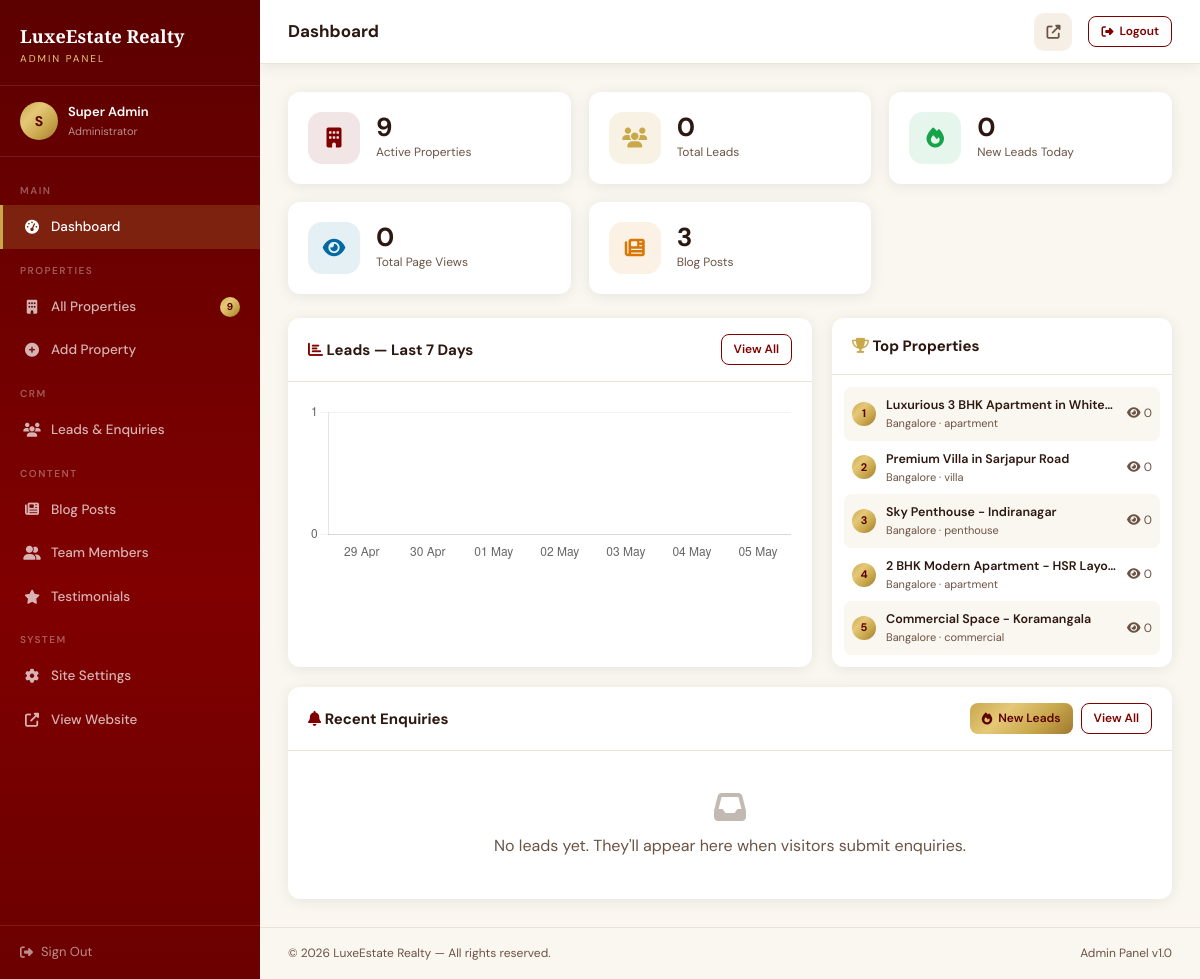
Page /admin/dashboard.php (signed in) on the committed database.
### tables this page shows
CREATE TABLE `properties` (
  `id` int(11) NOT NULL AUTO_INCREMENT,
  `title` varchar(255) NOT NULL,
  `slug` varchar(255) NOT NULL UNIQUE,
  `price` decimal(15,2) NOT NULL DEFAULT 0,
  `price_label` varchar(50) DEFAULT NULL COMMENT 'e.g. Onwards, Negotiable',
  `location` varchar(255) NOT NULL,
  `city` varchar(100) NOT NULL,
  `state` varchar(100) DEFAULT 'Karnataka',
  `pincode` varchar(10) DEFAULT NULL,
  `latitude` decimal(10,8) DEFAULT NULL,
  `longitude` decimal(11,8) DEFAULT NULL,
  `type` enum('apartment','villa','plot','commercial','penthouse','studio','duplex','farmhouse') NOT NULL DEFAULT 'apartment',
  `bhk` tinyint(3) DEFAULT NULL,
  `bathrooms` tinyint(3) DEFAULT NULL,
  `area_sqft` int(11) DEFAULT NULL,
  `area_sqyd` int(11) DEFAULT NULL,
  `floor` tinyint(3) DEFAULT NULL,
  `total_floors` tinyint(3) DEFAULT NULL,
  `parking` tinyint(3) DEFAULT 0,
  `furnishing` enum('furnished','semi-furnished','unfurnished') DEFAULT 'unfurnished',
  `facing` enum('North','South','East','West','North-East','North-West','South-East','South-West') DEFAULT NULL,
  `possession` enum('ready','under-construction','pre-launch') DEFAULT 'ready',
  `possession_date` date DEFAULT NULL,
  `description` longtext NOT NULL,
  `amenities` json DEFAULT NULL,
  `nearby` json DEFAULT NULL COMMENT 'Schools, Hospitals, Metro etc.',
  `rera_number` varchar(100) DEFAULT NULL,
  `builder` varchar(150) DEFAULT NULL,
  `project_name` varchar(150) DEFAULT NULL,
  `video_url` varchar(500) DEFAULT NULL,
  `virtual_tour` varchar(500) DEFAULT NULL,
  `featured` tinyint(1) DEFAULT 0,
  `trending` tinyint(1) DEFAULT 0,
  `status` enum('active','inactive','sold') DEFAULT 'active',
  `meta_title` varchar(255) DEFAULT NULL,
  `meta_description` text DEFAULT NULL,
  `views` int(11) DEFAULT 0,
  `created_at` timestamp NOT NULL DEFAULT CURRENT_TIMESTAMP,
  `updated_at` timestamp NOT NULL DEFAULT CURRENT_TIMESTAMP ON UPDATE CURRENT_TIMESTAMP,
  PRIMARY KEY (`id`),
  KEY `idx_slug` (`slug`),
  KEY `idx_status` (`status`),
  KEY `idx_featured` (`featured`),
  KEY `idx_city` (`city`),
  KEY `idx_type` (`type`)
);

### config/database.php (called while the page is built, shortened)
<?php
class Database {
    private static ?PDO $instance = null;
    public static function getConnection(): PDO {
        if (self::$instance === null) {
            $dsn = "mysql:host=" . DB_HOST . ";dbname=" . DB_NAME . ";charset=" . DB_CHARSET;
            $options = [
                PDO::ATTR_ERRMODE            => PDO::ERRMODE_EXCEPTION,
                PDO::ATTR_DEFAULT_FETCH_MODE => PDO::FETCH_ASSOC,
                PDO::ATTR_EMULATE_PREPARES   => false,
                PDO::MYSQL_ATTR_INIT_COMMAND => "SET NAMES utf8mb4 COLLATE utf8mb4_unicode_ci"
            ];
            try {
                self::$instance = new PDO($dsn, DB_USER, DB_PASS, $options);
            } catch (PDOException $e) {
                error_log("DB Connection failed: " . $e->getMessage());
                die(json_encode(['success' => false, 'message' => 'Database connection error.']));
            }
        }
        return self::$instance;
    }
}
function db(): PDO {
    return Database::getConnection();
}

### functions/functions.php (called while the page is built, shortened)
<?php
require_once __DIR__ . '/../config/database.php';
function getSetting(string $key, string $default = ''): string {
    static $cache = [];
    if (isset($cache[$key])) return $cache[$key];
    $stmt = db()->prepare("SELECT setting_value FROM settings WHERE setting_key = ?");
    $stmt->execute([$key]);
    $row = $stmt->fetch();
    $cache[$key] = $row ? ($row['setting_value'] ?? $default) : $default;
    return $cache[$key];
}
function getAdminStats(): array {
    $pdo = db();
    return [
        'total_properties' => $pdo->query("SELECT COUNT(*) FROM properties WHERE status != 'inactive'")->fetchColumn(),
        'active_properties' => $pdo->query("SELECT COUNT(*) FROM properties WHERE status = 'active'")->fetchColumn(),
        'total_leads' => $pdo->query("SELECT COUNT(*) FROM leads")->fetchColumn(),
        'new_leads' => $pdo->query("SELECT COUNT(*) FROM leads WHERE status = 'new'")->fetchColumn(),
        'hot_leads' => $pdo->query("SELECT COUNT(*) FROM leads WHERE tag = 'hot'")->fetchColumn(),
        'total_blogs' => $pdo->query("SELECT COUNT(*) FROM blogs WHERE status = 'published'")->fetchColumn(),
        'total_enquiries' => $pdo->query("SELECT COUNT(*) FROM leads WHERE DATE(created_at) = CURDATE()")->fetchColumn(),
    ];
}

### admin/dashboard.php (the view, shortened to what this page needs)
<?php
$pageTitle  = 'Dashboard';
$activePage = 'dashboard';
require_once __DIR__ . '/layout-header.php';
$stats      = getAdminStats();
$recentLeads = getRecentLeads(8);
$db          = db();
$chartData = [];
for ($i = 6; $i >= 0; $i--) {
    $date  = date('Y-m-d', strtotime("-$i days"));
    $count = (int)$db->query("SELECT COUNT(*) FROM leads WHERE DATE(created_at)='$date'")->fetchColumn();
    $chartData[] = ['date' => date('d M', strtotime($date)), 'count' => $count];
}
$topProps = $db->query("SELECT title, views, type, city FROM properties WHERE status='active' ORDER BY views DESC LIMIT 5")->fetchAll();
?>
<div class="stats-row">
    <div class="stat-card">
        <div class="stat-card-icon maroon"><i class="fas fa-building"></i></div>
        <div>
            <div class="stat-card-value"><?= number_format($stats['total_properties']) ?></div>
            <div class="stat-card-label">Active Properties</div>
        </div>
    </div>
    <div class="stat-card">
        <div class="stat-card-icon gold"><i class="fas fa-users"></i></div>
        <div>
            <div class="stat-card-value"><?= number_format($stats['total_leads']) ?></div>
            <div class="stat-card-label">Total Leads</div>
        </div>
    </div>
    <div class="stat-card">
        <div class="stat-card-icon green"><i class="fas fa-fire"></i></div>
        <div>
            <div class="stat-card-value"><?= number_format($stats['new_leads']) ?></div>
            <div class="stat-card-label">New Leads Today</div>
        </div>
    </div>
    <div class="stat-card">
        <div class="stat-card-icon blue"><i class="fas fa-eye"></i></div>
        <div>
            <div class="stat-card-value"><?= number_format($stats['total_views'] ?? 0) ?></div>
            <div class="stat-card-label">Total Page Views</div>
        </div>
    </div>
    <div class="stat-card">
        <div class="stat-card-icon orange"><i class="fas fa-newspaper"></i></div>
        <div>
            <div class="stat-card-value"><?= number_format($stats['total_blogs'] ?? 0) ?></div>
            <div class="stat-card-label">Blog Posts</div>
        </div>
    </div>
</div>
<div style="display:grid;grid-template-columns:1fr 340px;gap:20px;margin-bottom:20px" class="dashboard-grid">
    <div class="card">
        <div class="card-header">
            <span class="card-title"><i class="fas fa-chart-bar" style="color:var(--maroon)"></i> Leads — Last 7 Days</span>
            <a href="<?= ADMIN_URL ?>/leads.php" class="btn btn-sm btn-outline">View All</a>
        </div>
        <div class="card-body">
            <canvas id="leadChart" height="100"></canvas>
        </div>
    </div>
    <div class="card">
        <div class="card-header">
            <span class="card-title"><i class="fas fa-trophy" style="color:var(--gold)"></i> Top Properties</span>
        </div>
        <div class="card-body" style="padding:12px">
            <?php foreach ($topProps as $i => $tp): ?>
            <div style="display:flex;align-items:center;gap:10px;padding:8px;border-radius:8px;<?= $i % 2 ? '' : 'background:var(--beige-light)' ?>">
                <div style="width:24px;height:24px;border-radius:50%;background:var(--gold-gradient);display:flex;align-items:center;justify-content:center;font-size:11px;font-weight:700;color:var(--maroon-dark);flex-shrink:0"><?= $i+1 ?></div>
                <div style="flex:1;min-width:0">
                    <div style="font-size:12.5px;font-weight:600;white-space:nowrap;overflow:hidden;text-overflow:ellipsis"><?= htmlspecialchars($tp['title']) ?></div>
                    <div style="font-size:11px;color:var(--text-muted)"><?= htmlspecialchars($tp['city']) ?> · <?= htmlspecialchars($tp['type']) ?></div>
                </div>
                <div style="font-size:12px;color:var(--text-muted);flex-shrink:0"><i class="fas fa-eye"></i> <?= number_format($tp['views']) ?></div>
            </div>
            <?php endforeach; ?>
        </div>
    </div>
</div>
<div class="card">
    <div class="card-header">
        <span class="card-title"><i class="fas fa-bell" style="color:var(--maroon)"></i> Recent Enquiries</span>
        <div style="display:flex;gap:8px">
            <a href="<?= ADMIN_URL ?>/leads.php?status=new" class="btn btn-sm btn-gold">
                <i class="fas fa-fire"></i> New Leads <?php if ($stats['new_leads']): ?>(<?= $stats['new_leads'] ?>)<?php endif; ?>
            </a>
            <a href="<?= ADMIN_URL ?>/leads.php" class="btn btn-sm btn-outline">View All</a>
        </div>
    </div>
    <div class="table-wrap">
        <?php if (empty($recentLeads)): ?>
        <div style="text-align:center;padding:40px;color:var(--text-muted)">
            <i class="fas fa-inbox" style="font-size:32px;margin-bottom:10px;opacity:.4;display:block"></i>
            No leads yet. They'll appear here when visitors submit enquiries.
        </div>
        <?php endif; ?>
    </div>
</div>
<script>
(function() {
    const data = <?= json_encode($chartData) ?>;
    const ctx  = document.getElementById('leadChart')?.getContext('2d');
    if (!ctx) return;
    new Chart(ctx, {
        type: 'bar',
        data: {
            labels: data.map(d => d.date),
            datasets: [{
                label: 'Leads',
                data: data.map(d => d.count),
                backgroundColor: 'rgba(128,0,0,.15)',
                borderColor: '#800000',
                borderWidth: 2,
                borderRadius: 6,
            }]
        },
        options: {
            responsive: true,
            plugins: { legend: { display: false } },
            scales: {
                y: { beginAtZero:true, ticks: { stepSize:1 }, grid: { color:'rgba(0,0,0,.05)' } },
                x: { grid: { display: false } }
            }
        }
    });
})();
</script>
<?php require_once __DIR__ . '/layout-footer.php'; ?>

### admin/layout-header.php (shortened to what this page needs)
<?php
require_once __DIR__ . '/../config/database.php';
require_once __DIR__ . '/../functions/functions.php';
$siteName  = getSetting('site_name', 'LuxeEstate Realty');
$adminName = $_SESSION['admin_name'] ?? 'Admin';
$db = db();
$totalProps    = (int)$db->query("SELECT COUNT(*) FROM properties WHERE status='active'")->fetchColumn();
?>
<!DOCTYPE html>
<html lang="en">
<head>
<link rel="stylesheet" href="https://cdnjs.cloudflare.com/ajax/libs/font-awesome/6.5.0/css/all.min.css">
</head>
<body>
<div class="admin-layout">
    <aside class="admin-sidebar" id="adminSidebar">
        <div class="sidebar-brand">
            <div>
                <div class="sidebar-brand-text"><?= htmlspecialchars($siteName) ?></div>
                <div class="sidebar-brand-sub">Admin Panel</div>
            </div>
        </div>
        <div class="sidebar-admin-info">
            <div class="admin-avatar"><?= strtoupper(substr($adminName, 0, 1)) ?></div>
            <div>
                <div class="admin-name"><?= htmlspecialchars($adminName) ?></div>
                <div class="admin-role">Administrator</div>
            </div>
        </div>
        <nav class="sidebar-nav">
            <div class="nav-section-label">Main</div>
            <a href="<?= ADMIN_URL ?>/dashboard.php" class="nav-item <?= ($activePage??'')==='dashboard' ? 'active' : '' ?>">
                <i class="fas fa-tachometer-alt nav-icon"></i> Dashboard
            </a>
            <div class="nav-section-label">Properties</div>
            <a href="<?= ADMIN_URL ?>/properties.php" class="nav-item <?= ($activePage??'')==='properties' ? 'active' : '' ?>">
                <i class="fas fa-building nav-icon"></i> All Properties
                <span class="nav-badge"><?= $totalProps ?></span>
            </a>
            <a href="<?= ADMIN_URL ?>/property-add.php" class="nav-item <?= ($activePage??'')==='property-add' ? 'active' : '' ?>">
                <i class="fas fa-plus-circle nav-icon"></i> Add Property
            </a>
            <div class="nav-section-label">CRM</div>
            <a href="<?= ADMIN_URL ?>/leads.php" class="nav-item <?= ($activePage??'')==='leads' ? 'active' : '' ?>">
                <i class="fas fa-users nav-icon"></i> Leads & Enquiries
            </a>
            <div class="nav-section-label">Content</div>
            <a href="<?= ADMIN_URL ?>/blogs.php" class="nav-item <?= ($activePage??'')==='blogs' ? 'active' : '' ?>">
                <i class="fas fa-newspaper nav-icon"></i> Blog Posts
            </a>
            <a href="<?= ADMIN_URL ?>/team.php" class="nav-item <?= ($activePage??'')==='team' ? 'active' : '' ?>">
                <i class="fas fa-user-friends nav-icon"></i> Team Members
            </a>
            <a href="<?= ADMIN_URL ?>/testimonials.php" class="nav-item <?= ($activePage??'')==='testimonials' ? 'active' : '' ?>">
                <i class="fas fa-star nav-icon"></i> Testimonials
            </a>
            <div class="nav-section-label">System</div>
            <a href="<?= ADMIN_URL ?>/settings.php" class="nav-item <?= ($activePage??'')==='settings' ? 'active' : '' ?>">
                <i class="fas fa-cog nav-icon"></i> Site Settings
            </a>
            <a href="<?= SITE_URL ?>" target="_blank" class="nav-item">
                <i class="fas fa-external-link-alt nav-icon"></i> View Website
            </a>
        </nav>
        <div class="sidebar-footer">
            <a href="<?= ADMIN_URL ?>/logout.php">
                <i class="fas fa-sign-out-alt"></i> Sign Out
            </a>
        </div>
    </aside>
    <div class="admin-main">
        <header class="admin-topbar">
            <div class="topbar-left">
                <div>
                    <div class="topbar-page-title"><?= htmlspecialchars($pageTitle ?? 'Dashboard') ?></div>
                </div>
            </div>
            <div class="topbar-right">
                <a href="<?= SITE_URL ?>" target="_blank" class="topbar-btn" title="View Site">
                    <i class="fas fa-external-link-alt"></i>
                </a>
                <a href="<?= ADMIN_URL ?>/logout.php" class="btn btn-sm btn-outline" style="margin-left:4px">
                    <i class="fas fa-sign-out-alt"></i> Logout
                </a>
            </div>
        </header>
        <div class="admin-content">

### admin/layout-footer.php (shortened to what this page needs)
        </div>
        <footer style="padding:16px 28px;border-top:1px solid var(--beige-dark);font-size:12px;color:var(--text-muted);display:flex;justify-content:space-between;align-items:center;gap:10px;flex-wrap:wrap;">
            <span>&copy; <?= date('Y') ?> <?= htmlspecialchars(getSetting('site_name', 'LuxeEstate Realty')) ?> — All rights reserved.</span>
            <span>Admin Panel v1.0</span>
        </footer>
    </div>
</div>
</body>
</html>

### rows in the picture
properties: title "Luxurious 3 BHK Apartment in Whitef…", city "Bangalore", type "apartment", views "0"
properties: title "Premium Villa in Sarjapur Road", city "Bangalore", type "villa", views "0"
properties: title "Sky Penthouse - Indiranagar", city "Bangalore", type "penthouse", views "0"
properties: title "2 BHK Modern Apartment - HSR Layo…", city "Bangalore", type "apartment", views "0"
properties: title "Commercial Space - Koramangala", city "Bangalore", type "commercial", views "0"

### other values in the picture
$siteName "LuxeEstate Realty"
substr($adminName, 0, 1) "S"
$adminName "Super Admin"
$totalProps "9"
$pageTitle "Dashboard"
$stats['total_properties'] "9"
$stats['total_leads'] "0"
$stats['new_leads'] "0"
$stats['total_views'] "0"
$stats['total_blogs'] "3"
getSetting('site_name', 'LuxeEstate Realty') "LuxeEstate Realty"
